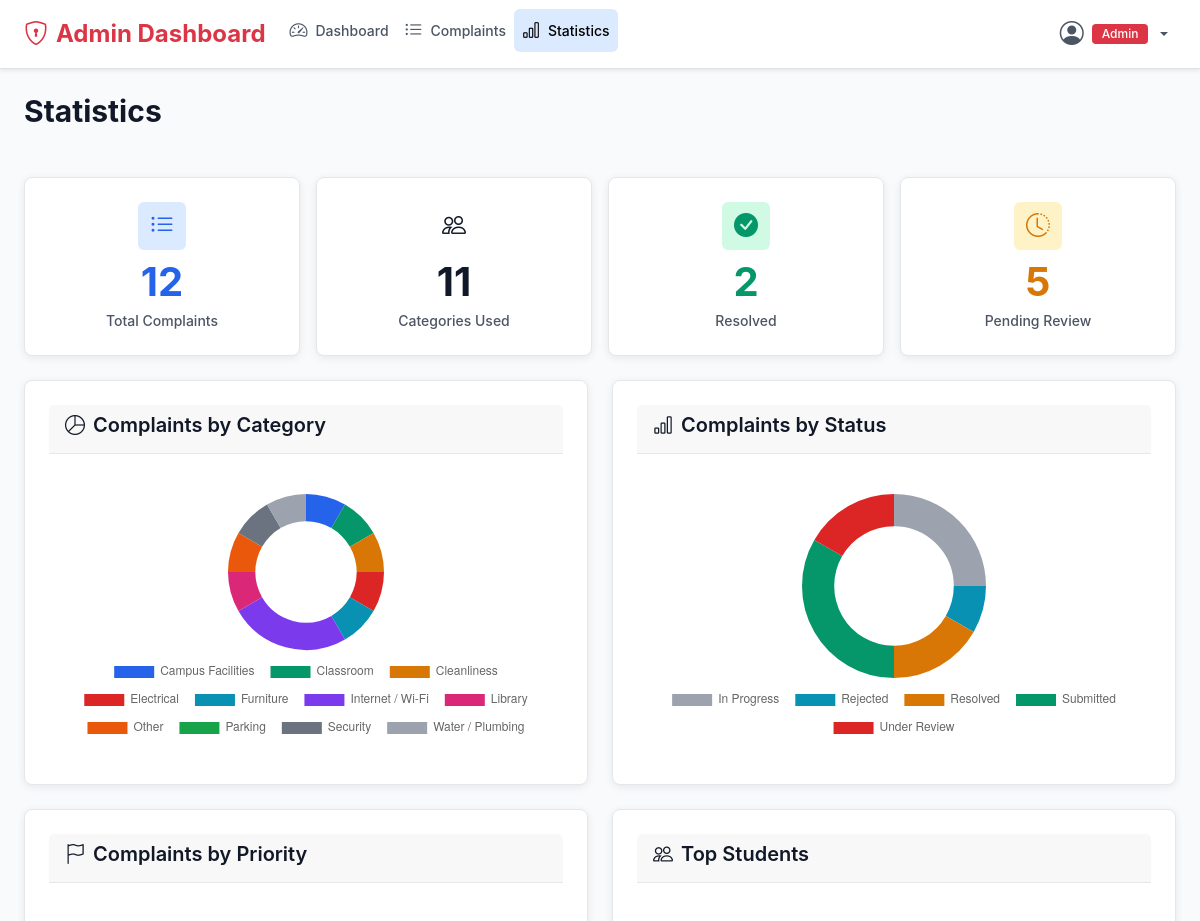
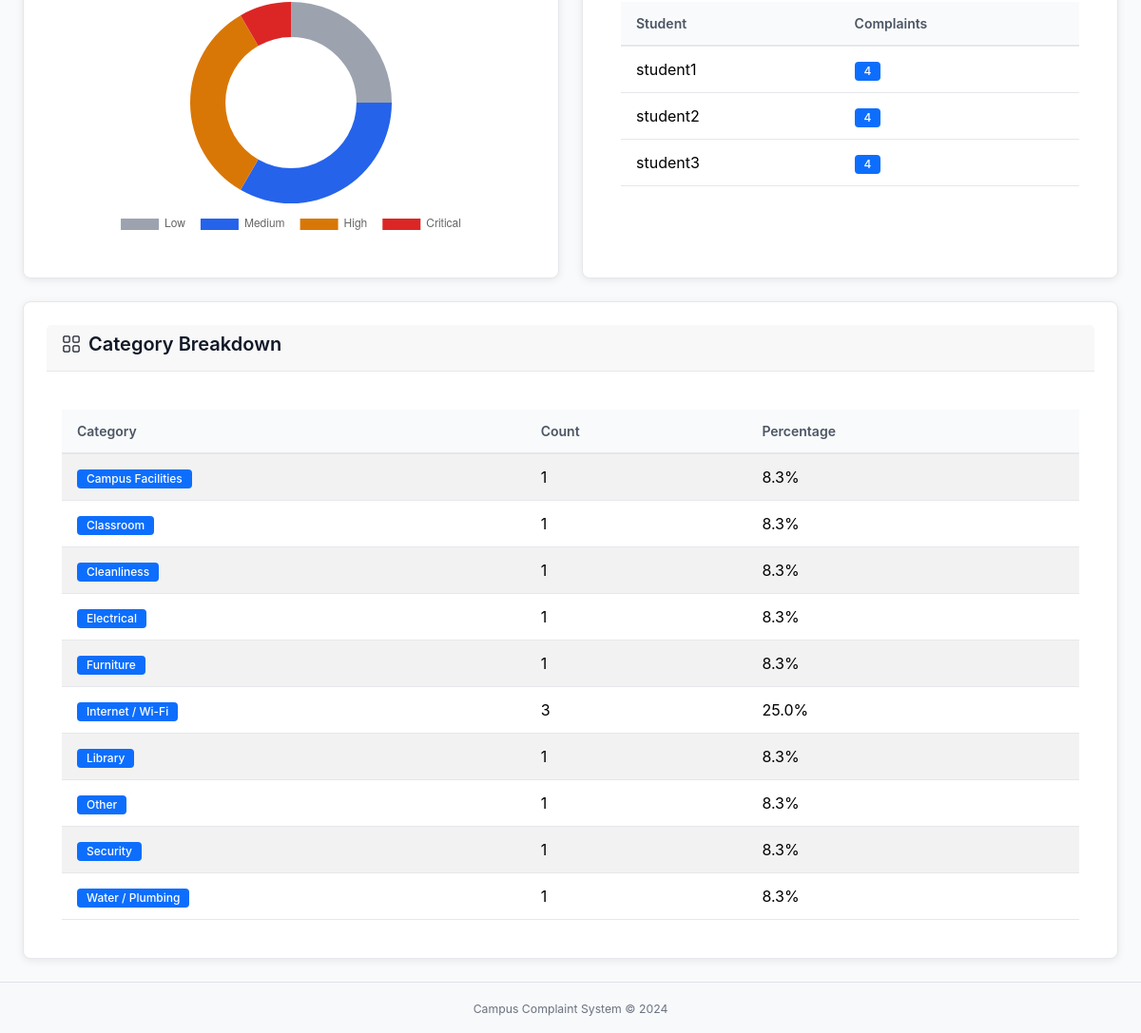
Screenshot of /admin/statistics (signed in) with the database file from the repository (2 pictures, top to bottom).
### models.py (models this page shows, shortened)
class User(db.Model, UserMixin):
    __tablename__ = 'user'
    id = db.Column(db.Integer, primary_key=True)
    username = db.Column(db.String(50), unique=True, nullable=False)
    email = db.Column(db.String(100), unique=True, nullable=False)
    password_hash = db.Column(db.String(200), nullable=False)
    role = db.Column(db.String(10), nullable=False, default='student')
    created_at = db.Column(db.DateTime, default=datetime.utcnow)
    def is_admin(self):
        return self.role == 'admin'
    def is_student(self):
        return self.role == 'student'
    @property
    def is_active(self):
        return True

class Complaint(db.Model):
    __tablename__ = 'complaint'
    id = db.Column(db.Integer, primary_key=True)
    user_id = db.Column(db.Integer, db.ForeignKey('user.id'), nullable=False)
    category = db.Column(db.String(30), nullable=False)
    location = db.Column(db.String(200), nullable=False)
    description = db.Column(db.Text, nullable=False)
    image_path = db.Column(db.String(300), nullable=True)
    status = db.Column(db.String(20), nullable=False, default='Submitted')
    priority = db.Column(db.String(10), nullable=False, default='Medium')
    admin_remarks = db.Column(db.Text, nullable=True)
    created_at = db.Column(db.DateTime, default=datetime.utcnow)
    updated_at = db.Column(db.DateTime, default=datetime.utcnow, onupdate=datetime.utcnow)
    user = db.relationship('User', backref=db.backref('complaints', lazy=True))

### app.py (the view)
@app.route('/admin/statistics', endpoint='admin_statistics')
@login_required
@admin_required
def admin_statistics():
    from sqlalchemy import func
    category_data = db.session.query(Complaint.category, func.count(Complaint.id)).group_by(Complaint.category).all()
    categories = {cat: count for cat, count in category_data}
    for cat in CATEGORIES:
        if cat not in categories:
            categories[cat] = 0
    status_data = db.session.query(Complaint.status, func.count(Complaint.id)).group_by(Complaint.status).all()
    statuses = {status: count for status, count in status_data}
    for status in STATUSES:
        if status not in statuses:
            statuses[status] = 0
    priority_data = db.session.query(Complaint.priority, func.count(Complaint.id)).group_by(Complaint.priority).all()
    priorities = {p: count for p, count in priority_data}
    for p in PRIORITIES:
        if p not in priorities:
            priorities[p] = 0
    total = Complaint.query.count()
    by_student = db.session.query(User.username, func.count(Complaint.id)).join(Complaint).group_by(User.username).all()
    return render_template('admin/statistics.html',
                           categories=categories, statuses=statuses, priorities=priorities,
                           total=total, by_student=by_student)

### app.py (called while the page is built)
@login_manager.user_loader
def load_user(user_id):
    return User.query.get(int(user_id))

def admin_required(f):
    @wraps(f)
    def decorated_function(*args, **kwargs):
        if not current_user.is_authenticated or not current_user.is_admin():
            flash('Admin access required.', 'error')
            return redirect(url_for('admin_login'))
        return f(*args, **kwargs)
    return decorated_function

### templates/admin/statistics.html (shortened to what this page needs)
{% extends "admin/base.html" %}
{% block content %}
<div class="d-flex justify-content-between align-items-center mb-4">
    <h1 class="page-title">Statistics</h1>
</div>
<div class="row g-3 mb-4">
    <div class="col-12 col-sm-6 col-xl-3">
        <div class="stat-card stat-card-primary">
            <div class="stat-icon"><i class="bi bi-list-ul"></i></div>
            <div class="stat-number">{{ total }}</div>
            <div class="stat-label">Total Complaints</div>
        </div>
    </div>
    <div class="col-12 col-sm-6 col-xl-3">
        <div class="stat-card stat-card-secondary">
            <div class="stat-icon"><i class="bi bi-people"></i></div>
            <div class="stat-number">{{ categories|length }}</div>
            <div class="stat-label">Categories Used</div>
        </div>
    </div>
    <div class="col-12 col-sm-6 col-xl-3">
        <div class="stat-card stat-card-success">
            <div class="stat-icon"><i class="bi bi-check-circle-fill"></i></div>
            <div class="stat-number">{{ statuses.get('Resolved', 0) }}</div>
            <div class="stat-label">Resolved</div>
        </div>
    </div>
    <div class="col-12 col-sm-6 col-xl-3">
        <div class="stat-card stat-card-warning">
            <div class="stat-icon"><i class="bi bi-clock-history"></i></div>
            <div class="stat-number">{{ statuses.get('In Progress', 0) + statuses.get('Under Review', 0) }}</div>
            <div class="stat-label">Pending Review</div>
        </div>
    </div>
</div>
<div class="row g-4 mb-4">
    <div class="col-12 col-lg-6">
        <div class="card chart-card h-100">
            <div class="card-header">
                <h3 class="card-title mb-0"><i class="bi bi-pie-chart me-2"></i>Complaints by Category</h3>
            </div>
            <div class="card-body d-flex align-items-center justify-content-center">
                <canvas id="categoryChart" width="300" height="300"></canvas>
            </div>
        </div>
    </div>
    <div class="col-12 col-lg-6">
        <div class="card chart-card h-100">
            <div class="card-header">
                <h3 class="card-title mb-0"><i class="bi bi-bar-chart me-2"></i>Complaints by Status</h3>
            </div>
            <div class="card-body d-flex align-items-center justify-content-center">
                <canvas id="statusChart" width="300" height="300"></canvas>
            </div>
        </div>
    </div>
</div>
<div class="row g-4 mb-4">
    <div class="col-12 col-lg-6">
        <div class="card chart-card h-100">
            <div class="card-header">
                <h3 class="card-title mb-0"><i class="bi bi-flag me-2"></i>Complaints by Priority</h3>
            </div>
            <div class="card-body d-flex align-items-center justify-content-center">
                <canvas id="priorityChart" width="300" height="300"></canvas>
            </div>
        </div>
    </div>
    <div class="col-12 col-lg-6">
        <div class="card chart-card h-100">
            <div class="card-header">
                <h3 class="card-title mb-0"><i class="bi bi-people me-2"></i>Top Students</h3>
            </div>
            <div class="card-body">
                {% if by_student %}
                <div class="table-responsive">
                    <table class="table table-sm mb-0">
                        <thead>
                            <tr><th>Student</th><th>Complaints</th></tr>
                        </thead>
                        <tbody>
                            {% for username, count in by_student[:10] %}
                            <tr>
                                <td>{{ username }}</td>
                                <td><span class="badge bg-primary">{{ count }}</span></td>
                            </tr>
                            {% endfor %}
                        </tbody>
                    </table>
                </div>
                {% else %}
                <div class="empty-state"><p class="text-muted">No student data</p></div>
                {% endif %}
            </div>
        </div>
    </div>
</div>
<div class="row g-4">
    <div class="col-12">
        <div class="card">
            <div class="card-header">
                <h3 class="card-title mb-0"><i class="bi bi-grid me-2"></i>Category Breakdown</h3>
            </div>
            <div class="card-body">
                <div class="table-responsive">
                    <table class="table table-striped mb-0">
                        <thead>
                            <tr><th>Category</th><th>Count</th><th>Percentage</th></tr>
                        </thead>
                        <tbody>
                            {% for cat, count in categories.items() if count > 0 %}
                            <tr>
                                <td><span class="badge bg-primary">{{ cat }}</span></td>
                                <td>{{ count }}</td>
                                <td>{{ "%.1f"|format((count/total*100)) if total > 0 else 0 }}%</td>
                            </tr>
                            {% endfor %}
                        </tbody>
                    </table>
                </div>
            </div>
        </div>
    </div>
</div>
<script>
document.addEventListener('DOMContentLoaded', () => {
    fetch('/admin/stats')
        .then(res => res.json())
        .then(data => {
            new Chart(document.getElementById('categoryChart'), {
                type: 'doughnut',
                data: {
                    labels: Object.keys(data.categories),
                    datasets: [{
                        data: Object.values(data.categories),
                        backgroundColor: ['#2563EB','#059669','#D97706','#DC2626','#0891B2','#7C3AED','#DB2777','#EA580C','#16A34A','#6B7280','#9CA3AF'],
                        borderWidth: 0
                    }]
                },
                options: {responsive: true, maintainAspectRatio: false, plugins: {legend: {position: 'bottom', labels: {padding: 16, font: {size: 12}}}}, cutout: '65%'}
            });
            new Chart(document.getElementById('statusChart'), {
                type: 'doughnut',
                data: {
                    labels: Object.keys(data.statuses),
                    datasets: [{
                        data: Object.values(data.statuses),
                        backgroundColor: ['#9CA3AF','#0891B2','#D97706','#059669','#DC2626'],
                        borderWidth: 0
                    }]
                },
                options: {responsive: true, maintainAspectRatio: false, plugins: {legend: {position: 'bottom', labels: {padding: 16, font: {size: 12}}}}, cutout: '65%'}
            });
            new Chart(document.getElementById('priorityChart'), {
                type: 'doughnut',
                data: {
                    labels: ['Low','Medium','High','Critical'],
                    datasets: [{
                        data: [{{ priorities.get('Low', 0) }}, {{ priorities.get('Medium', 0) }}, {{ priorities.get('High', 0) }}, {{ priorities.get('Critical', 0) }}],
                        backgroundColor: ['#9CA3AF','#2563EB','#D97706','#DC2626'],
                        borderWidth: 0
                    }]
                },
                options: {responsive: true, maintainAspectRatio: false, plugins: {legend: {position: 'bottom', labels: {padding: 16, font: {size: 12}}}}, cutout: '65%'}
            });
        });
});
</script>
{% endblock %}

### static/css/style.css (style rules this page uses)
:root { --color-primary: #2563EB; --color-primary-hover: #1D4ED8; --color-primary-light: #DBEAFE; --color-success: #059669; --color-success-light: #D1FAE5; --color-warning: #D97706; --color-warning-light: #FEF3C7; --color-danger: #DC2626; --color-danger-light: #FEE2E2; --color-info: #0891B2; --color-info-light: #CFFAFE; --color-gray-50: #F9FAFB; --color-gray-100: #F3F4F6; --color-gray-200: #E5E7EB; --color-gray-300: #D1D5DB; --color-gray-400: #9CA3AF; --color-gray-500: #6B7280; --color-gray-600: #4B5563; --color-gray-700: #374151; --color-gray-800: #1F2937; --color-gray-900: #111827; --spacing-xs: 4px; --spacing-sm: 8px; --spacing-md: 16px; --spacing-lg: 24px; --spacing-xl: 32px; --radius-sm: 4px; --radius-md: 6px; --radius-lg: 8px; --radius-xl: 12px; --shadow-card: 0 2px 8px rgba(0, 0, 0, 0.08); --shadow-modal: 0 4px 16px rgba(0, 0, 0, 0.12); --font-family: -apple-system, BlinkMacSystemFont, "Segoe UI", Roboto, "Helvetica Neue", Arial, sans-serif; --fs-xs: 0.75rem; --fs-sm: 0.875rem; --fs-base: 1rem; --fs-lg: 1.25rem; --fs-xl: 1.5rem; --fs-2xl: 1.875rem; --fs-3xl: 2.5rem; }
*, *::before, *::after { box-sizing: border-box; }
html { font-size: 16px; -webkit-font-smoothing: antialiased; -moz-osx-font-smoothing: grayscale; }
body { margin: 0; font-family: var(--font-family); font-size: var(--fs-base); line-height: 1.5; color: var(--color-gray-900); background-color: var(--color-gray-50); min-height: 100vh; }
.card { background: #fff; border: 1px solid var(--color-gray-200); border-radius: var(--radius-lg); box-shadow: var(--shadow-card); padding: var(--spacing-lg); }
.badge { display: inline-flex; align-items: center; padding: 4px 10px; font-size: var(--fs-xs); font-weight: 500; line-height: 1; border-radius: var(--radius-sm); white-space: nowrap; }
.table-responsive { overflow-x: auto; -webkit-overflow-scrolling: touch; }
.table { width: 100%; margin-bottom: 0; border-collapse: collapse; }
.table th, .table td { padding: 12px 16px; vertical-align: middle; border-bottom: 1px solid var(--color-gray-200); }
.table thead th { font-size: var(--fs-sm); font-weight: 600; color: var(--color-gray-600); background-color: var(--color-gray-50); border-bottom: 2px solid var(--color-gray-200); white-space: nowrap; }
.table-striped tbody tr:nth-of-type(odd) { background-color: var(--color-gray-50); }
.d-flex { display: flex !important; }
.flex-column { flex-direction: column !important; }
.justify-content-between { justify-content: space-between !important; }
.align-items-center { align-items: center !important; }
.mb-4 { margin-bottom: var(--spacing-lg) !important; }
.me-2 { margin-right: var(--spacing-sm) !important; }
.page-title { font-size: var(--fs-2xl); font-weight: 700; color: var(--color-gray-900); margin-bottom: var(--spacing-lg); }
.card-header { display: flex; align-items: center; justify-content: space-between; margin-bottom: var(--spacing-lg); padding-bottom: var(--spacing-md); border-bottom: 1px solid var(--color-gray-200); }
.card-title { font-size: var(--fs-lg); font-weight: 600; color: var(--color-gray-900); margin: 0; }
.stat-card { background: #fff; border: 1px solid var(--color-gray-200); border-radius: var(--radius-lg); box-shadow: var(--shadow-card); padding: var(--spacing-lg); text-align: center; }
.stat-icon { width: 48px; height: 48px; border-radius: var(--radius-md); display: inline-flex; align-items: center; justify-content: center; font-size: 1.5rem; margin-bottom: var(--spacing-sm); }
.stat-card-primary .stat-icon { background-color: var(--color-primary-light); color: var(--color-primary); }
.stat-card-warning .stat-icon { background-color: var(--color-warning-light); color: var(--color-warning); }
.stat-card-success .stat-icon { background-color: var(--color-success-light); color: var(--color-success); }
.stat-number { font-size: var(--fs-3xl); font-weight: 700; line-height: 1.2; margin-bottom: var(--spacing-xs); }
.stat-card-primary .stat-number { color: var(--color-primary); }
.stat-card-warning .stat-number { color: var(--color-warning); }
.stat-card-success .stat-number { color: var(--color-success); }
.stat-label { font-size: var(--fs-sm); color: var(--color-gray-600); font-weight: 500; }
.chart-card { height: 300px; position: relative; }
.chart-card canvas { max-height: 250px !important; }

### rows the page displays
User: username "student1", count "4"
User: username "student2", id "4"
User: username "student3", count "4"
Complaint: category "Campus Facilities", count "1", value "8.3"
Complaint: category "Classroom", count "1", value "8.3"
Complaint: category "Cleanliness", count "1", value "8.3"
Complaint: category "Electrical", id "1", value "8.3"
Complaint: category "Furniture", count "1", value "8.3"
Complaint: category "Library", count "1", value "8.3"
Complaint: category "Other", count "1", value "8.3"
Complaint: category "Security", count "1", value "8.3"
Complaint: category "Water / Plumbing", count "1", value "8.3"

### other values shown
{{ total }} "12"
{{ categories|length }} "11"
{{ statuses.get('Resolved', 0) }} "2"
{{ statuses.get('In Progress', 0) + statuses.get('Under Review', 0) }} "5"
{{ cat }} "Internet / Wi-Fi"
{{ count }} "3"
{{ "%.1f"|format((count/total*100)) if total > 0 else 0 }} "25.0"
chart data {{ priorities.get('Low', 0) }} 3
chart data {{ priorities.get('Medium', 0) }} 4
chart data {{ priorities.get('High', 0) }} 4
chart data {{ priorities.get('Critical', 0) }} 1
